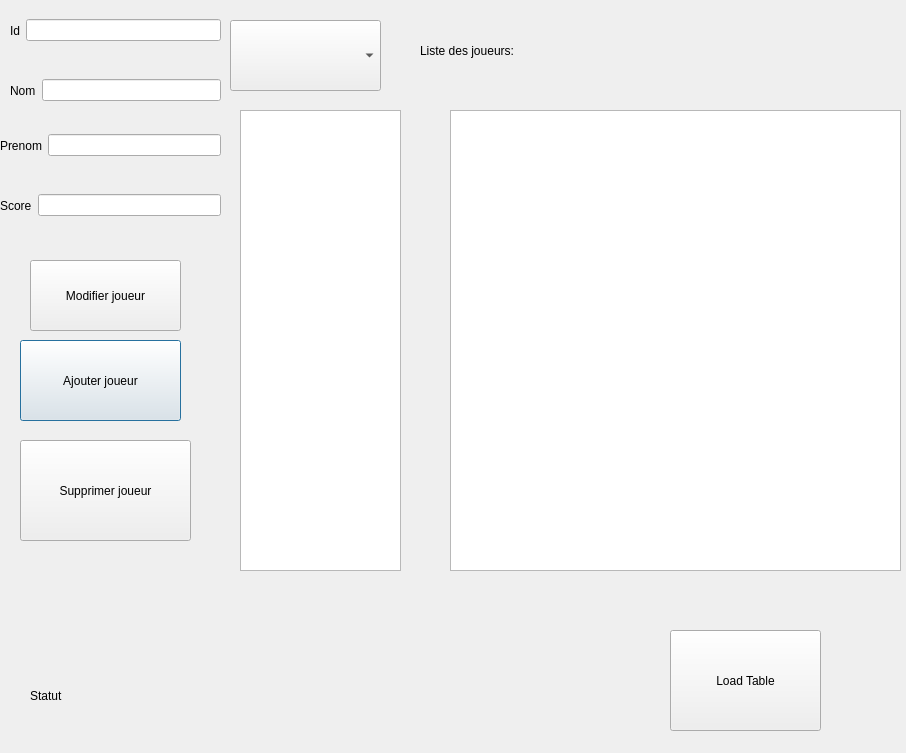
<?xml version="1.0" encoding="UTF-8"?>
<ui version="4.0">
 <class>BddJoueur</class>
 <widget class="QDialog" name="BddJoueur">
  <property name="geometry">
   <rect>
    <x>0</x>
    <y>0</y>
    <width>906</width>
    <height>753</height>
   </rect>
  </property>
  <property name="windowTitle">
   <string>Dialog</string>
  </property>
  <widget class="QLabel" name="label">
   <property name="geometry">
    <rect>
     <x>30</x>
     <y>670</y>
     <width>301</width>
     <height>51</height>
    </rect>
   </property>
   <property name="text">
    <string>Statut</string>
   </property>
  </widget>
  <widget class="QPushButton" name="pushButton">
   <property name="geometry">
    <rect>
     <x>20</x>
     <y>340</y>
     <width>161</width>
     <height>81</height>
    </rect>
   </property>
   <property name="text">
    <string>Ajouter joueur</string>
   </property>
  </widget>
  <widget class="QPushButton" name="pushButtUpdate">
   <property name="geometry">
    <rect>
     <x>30</x>
     <y>260</y>
     <width>151</width>
     <height>71</height>
    </rect>
   </property>
   <property name="text">
    <string>Modifier joueur</string>
   </property>
  </widget>
  <widget class="QPushButton" name="pushButtDelete">
   <property name="geometry">
    <rect>
     <x>20</x>
     <y>440</y>
     <width>171</width>
     <height>101</height>
    </rect>
   </property>
   <property name="text">
    <string>Supprimer joueur</string>
   </property>
  </widget>
  <widget class="QTableView" name="tableView">
   <property name="geometry">
    <rect>
     <x>450</x>
     <y>110</y>
     <width>451</width>
     <height>461</height>
    </rect>
   </property>
  </widget>
  <widget class="QPushButton" name="pushButtLoad">
   <property name="geometry">
    <rect>
     <x>670</x>
     <y>630</y>
     <width>151</width>
     <height>101</height>
    </rect>
   </property>
   <property name="text">
    <string>Load Table</string>
   </property>
  </widget>
  <widget class="QWidget" name="layoutWidget">
   <property name="geometry">
    <rect>
     <x>10</x>
     <y>0</y>
     <width>211</width>
     <height>61</height>
    </rect>
   </property>
   <layout class="QHBoxLayout" name="horizontalLayout">
    <item>
     <widget class="QLabel" name="label_2">
      <property name="text">
       <string>Id</string>
      </property>
     </widget>
    </item>
    <item>
     <widget class="QLineEdit" name="lineEditId"/>
    </item>
   </layout>
  </widget>
  <widget class="QWidget" name="layoutWidget">
   <property name="geometry">
    <rect>
     <x>10</x>
     <y>60</y>
     <width>211</width>
     <height>61</height>
    </rect>
   </property>
   <layout class="QHBoxLayout" name="horizontalLayout_2">
    <item>
     <widget class="QLabel" name="label_3">
      <property name="text">
       <string>Nom</string>
      </property>
     </widget>
    </item>
    <item>
     <widget class="QLineEdit" name="lineEditNom"/>
    </item>
   </layout>
  </widget>
  <widget class="QWidget" name="layoutWidget">
   <property name="geometry">
    <rect>
     <x>0</x>
     <y>120</y>
     <width>221</width>
     <height>51</height>
    </rect>
   </property>
   <layout class="QHBoxLayout" name="horizontalLayout_3">
    <item>
     <widget class="QLabel" name="label_4">
      <property name="text">
       <string>Prenom</string>
      </property>
     </widget>
    </item>
    <item>
     <widget class="QLineEdit" name="lineEditPrenom"/>
    </item>
   </layout>
  </widget>
  <widget class="QWidget" name="layoutWidget">
   <property name="geometry">
    <rect>
     <x>0</x>
     <y>170</y>
     <width>221</width>
     <height>71</height>
    </rect>
   </property>
   <layout class="QHBoxLayout" name="horizontalLayout_4">
    <item>
     <widget class="QLabel" name="label_5">
      <property name="text">
       <string>Score</string>
      </property>
     </widget>
    </item>
    <item>
     <widget class="QLineEdit" name="lineEditScore"/>
    </item>
   </layout>
  </widget>
  <widget class="QListView" name="listView">
   <property name="geometry">
    <rect>
     <x>240</x>
     <y>110</y>
     <width>161</width>
     <height>461</height>
    </rect>
   </property>
  </widget>
  <widget class="QComboBox" name="comboBox">
   <property name="geometry">
    <rect>
     <x>230</x>
     <y>20</y>
     <width>151</width>
     <height>71</height>
    </rect>
   </property>
  </widget>
  <widget class="QLabel" name="label_6">
   <property name="geometry">
    <rect>
     <x>420</x>
     <y>20</y>
     <width>231</width>
     <height>61</height>
    </rect>
   </property>
   <property name="text">
    <string>Liste des joueurs:</string>
   </property>
  </widget>
 </widget>
 <resources/>
 <connections/>
</ui>
